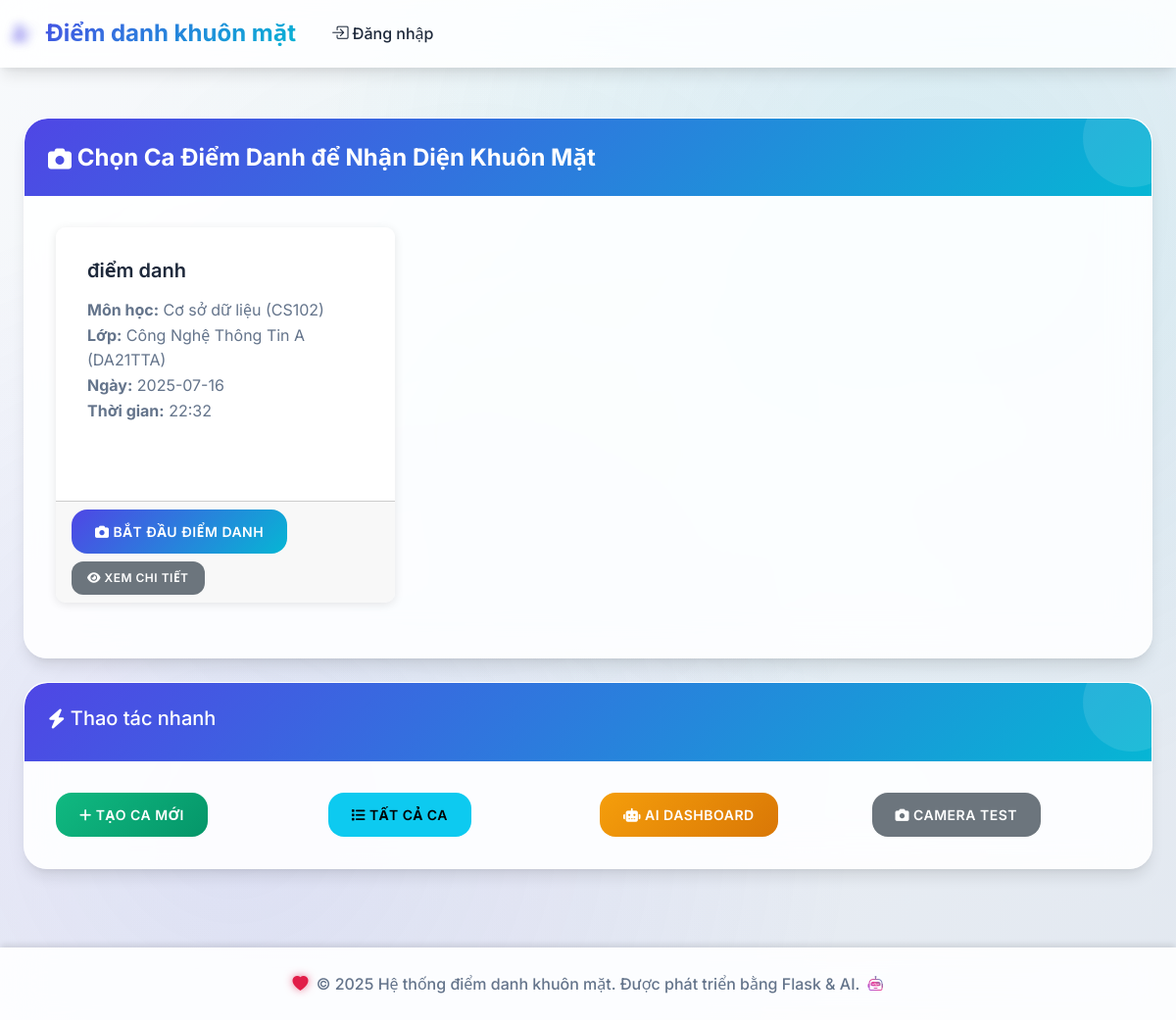
/attendance/face_recognition, run on an earlier commit of the app's database.
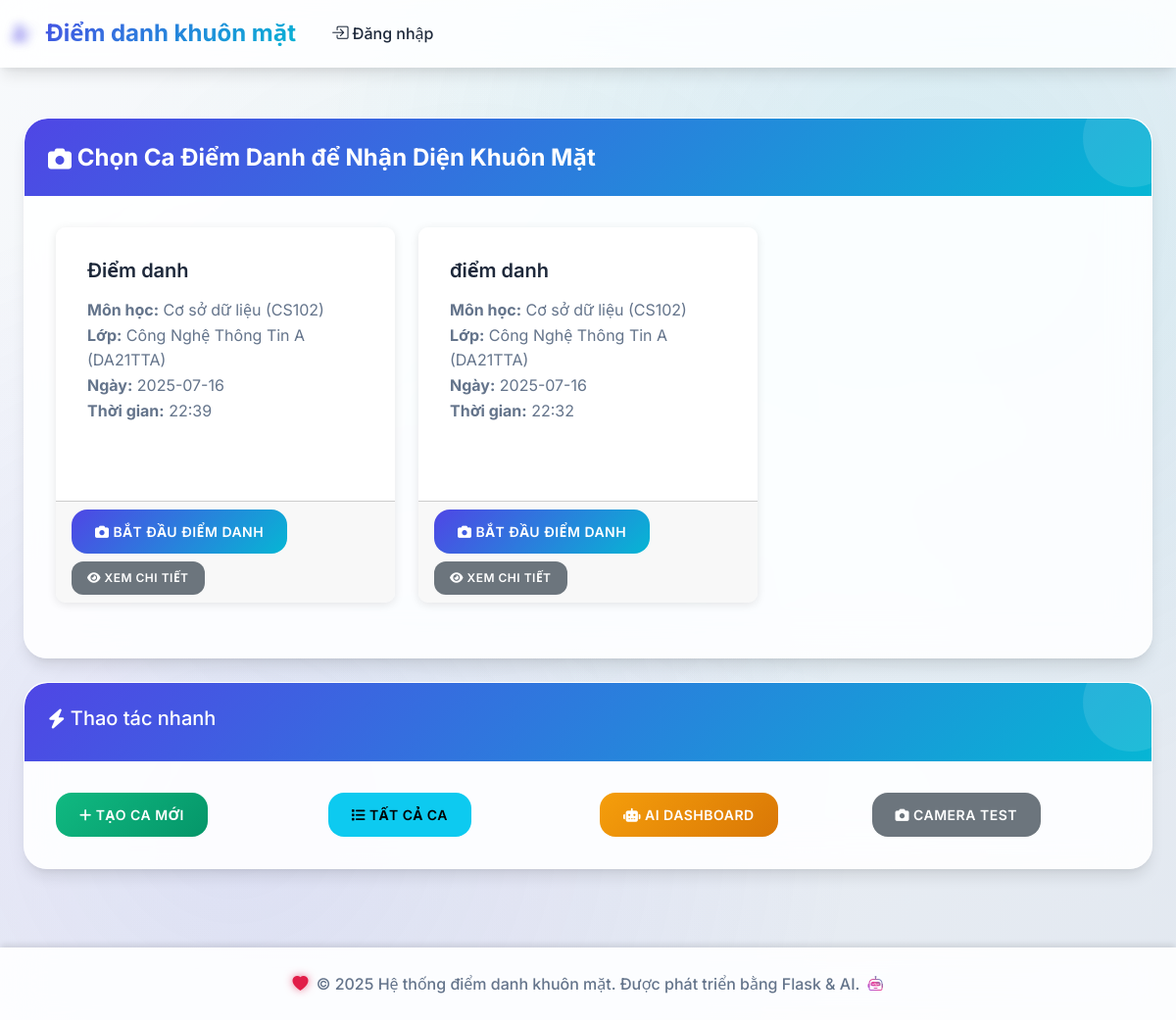
And on a later commit of the database.
### tables this page shows
CREATE TABLE attendance_sessions (
            id INTEGER PRIMARY KEY AUTOINCREMENT,
            session_name TEXT NOT NULL,
            subject_id INTEGER NOT NULL,
            class_id INTEGER NOT NULL,
            session_date DATE NOT NULL,
            start_time TIME NOT NULL,
            end_time TIME,
            status TEXT DEFAULT 'active',
            created_at TIMESTAMP DEFAULT CURRENT_TIMESTAMP, port INTEGER,
            FOREIGN KEY (subject_id) REFERENCES subjects (id),
            FOREIGN KEY (class_id) REFERENCES classes (id)
        );

CREATE TABLE subjects (
            id INTEGER PRIMARY KEY AUTOINCREMENT,
            subject_code TEXT UNIQUE NOT NULL,
            subject_name TEXT NOT NULL,
            description TEXT,
            created_at TIMESTAMP DEFAULT CURRENT_TIMESTAMP
        );

CREATE TABLE classes (
            id INTEGER PRIMARY KEY AUTOINCREMENT,
            class_code TEXT UNIQUE NOT NULL,
            class_name TEXT NOT NULL,
            description TEXT,
            created_at TIMESTAMP DEFAULT CURRENT_TIMESTAMP
        );

### routes/attendance.py (the view)
@attendance_bp.route('/face_recognition')
def face_recognition():
    conn = get_db_connection()
    sessions = conn.execute('''
        SELECT ast.*, s.subject_name, s.subject_code, c.class_name, c.class_code
        FROM attendance_sessions ast
        JOIN subjects s ON ast.subject_id = s.id
        JOIN classes c ON ast.class_id = c.id
        WHERE ast.session_date >= date('now', '-7 days')
        ORDER BY ast.session_date DESC, ast.start_time DESC
        LIMIT 20
    ''').fetchall()
    conn.close()
    return render_template('attendance/face_recognition_select.html', sessions=sessions)

### models/database.py (called while the page is built)
def get_db_connection():
    conn = sqlite3.connect(DATABASE_PATH)
    conn.row_factory = sqlite3.Row
    return conn

### templates/attendance/face_recognition_select.html (shortened to what this page needs)
{% extends "base.html" %} {% block title %}Chọn Ca Điểm Danh - Face Recognition{% endblock %} {% block content %}
<div class="container-fluid">
  <div class="row">
    <div class="col-12">
      <div class="card">
        <div class="card-header bg-primary text-white">
          <h4 class="mb-0">
            <i class="fas fa-camera"></i>
            Chọn Ca Điểm Danh để Nhận Diện Khuôn Mặt
          </h4>
        </div>
        <div class="card-body">
          {% if sessions %}
          <div class="row">
            {% for session in sessions %}
            <div class="col-md-6 col-lg-4 mb-4">
              <div class="card session-card h-100">
                <div class="card-body">
                  <h5 class="card-title">{{ session.session_name }}</h5>
                  <p class="card-text">
                    <strong>Môn học:</strong> {{ session.subject_name }} ({{ session.subject_code }})<br />
                    <strong>Lớp:</strong> {{ session.class_name }} ({{ session.class_code }})<br />
                    <strong>Ngày:</strong> {{ session.session_date }}<br />
                    <strong>Thời gian:</strong> {{ session.start_time }} {% if session.end_time %} - {{ session.end_time }}{% endif %}
                  </p>
                  <span class="badge badge-success">Có thể điểm danh</span>
                </div>
                <div class="card-footer">
                  <a href="{{ url_for('attendance.face_recognition_page', session_id=session.id) }}" class="btn btn-primary btn-block">
                    <i class="fas fa-camera"></i>
                    Bắt đầu điểm danh
                  </a>
                  <a href="{{ url_for('attendance.session_detail', session_id=session.id) }}" class="btn btn-secondary btn-sm mt-2">
                    <i class="fas fa-eye"></i>
                    Xem chi tiết
                  </a>
                </div>
              </div>
            </div>
            {% endfor %}
          </div>
          {% endif %}
        </div>
      </div>
      <div class="card mt-4">
        <div class="card-header">
          <h5><i class="fas fa-bolt"></i> Thao tác nhanh</h5>
        </div>
        <div class="card-body">
          <div class="row">
            <div class="col-md-3">
              <a href="{{ url_for('attendance.add_session') }}" class="btn btn-success btn-block">
                <i class="fas fa-plus"></i>
                Tạo ca mới
              </a>
            </div>
            <div class="col-md-3">
              <a href="{{ url_for('attendance.list_sessions') }}" class="btn btn-info btn-block">
                <i class="fas fa-list"></i>
                Tất cả ca
              </a>
            </div>
            <div class="col-md-3">
              <a href="{{ url_for('ai.dashboard') }}" class="btn btn-warning btn-block">
                <i class="fas fa-robot"></i>
                AI Dashboard
              </a>
            </div>
            <div class="col-md-3">
              <a href="{{ url_for('camera') }}" class="btn btn-secondary btn-block">
                <i class="fas fa-camera"></i>
                Camera Test
              </a>
            </div>
          </div>
        </div>
      </div>
    </div>
  </div>
</div>
{% endblock %}

What changed in the data, as far as the page shows it:
added attendance_sessions: session_name "Điểm danh", subject_name "Cơ sở dữ liệu", subject_code "CS102", class_name "Công Nghệ Thông Tin A", class_code "DA21TTA", session_date "2025-07-16", start_time "22:39"
